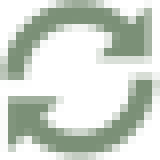
#> input picture share/qt/img/sync.png, 20 x 20 px (shown 8 times larger)
$ python make_spinner.py   (older library calls are emulated)
#> lines starting #> are read from the running program, lines starting #| are printed output that depends on the picture
#!/usr/bin/env python
# W.J. van der Laan, 2011
# Make spinning animation from a .png
# Requires imagemagick 6.7+
from __future__ import division
from os import path
from PIL import Image
from subprocess import Popen

SRC='img/sync.png'
TMPDIR='img/'
TMPNAME='spinner-%03i.png'
NUMFRAMES=35
FRAMERATE=10.0
CONVERT='convert'
CLOCKWISE=True
DSIZE=(16,16)

im_src = Image.open(SRC)
#> im_src is the input picture: PIL image 20x20 RGBA; mean R, G, B, A 130.9, 150.7, 127.2, 96.4

if CLOCKWISE:
    im_src = im_src.transpose(Image.FLIP_LEFT_RIGHT)
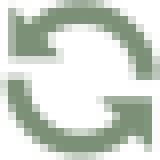
#> im_src: PIL image 20x20 RGBA (shown 8 times larger); mean R, G, B, A 130.9, 150.7, 127.2, 96.4; transparent parts drawn white

def frame_to_filename(frame):
    return path.join(TMPDIR, TMPNAME % frame)

frame_files = []
for frame in range(NUMFRAMES):
    rotation = (frame + 0.5) / NUMFRAMES * 360.0
    if CLOCKWISE:
        rotation = -rotation
    im_new = im_src.rotate(rotation, Image.BICUBIC)
    im_new.thumbnail(DSIZE, Image.ANTIALIAS)
    outfile = frame_to_filename(frame)
    im_new.save(outfile, 'png')
    frame_files.append(outfile)
#> this loop made 35 passes
#> pass 1, `im_new = im_src.rotate(rotation, Image.BICUBIC)`:
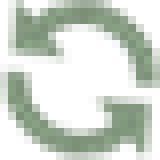
#> im_new: PIL image 20x20 RGBA (shown 8 times larger); mean R, G, B, A 74.3, 87.9, 71.5, 96.4; transparent parts drawn white
#> pass 1, `im_new.save(outfile, 'png')`:
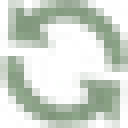
#> saved as spinner-000.png: PIL image 16x16 RGBA (shown 8 times larger); mean R, G, B, A 95.1, 111.8, 92.3, 96.2; transparent parts drawn white
#> pass 2, `im_new = im_src.rotate(rotation, Image.BICUBIC)`:
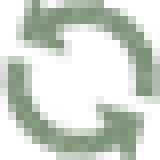
#> im_new: PIL image 20x20 RGBA (shown 8 times larger); mean R, G, B, A 71.8, 85.4, 69.1, 95.1; transparent parts drawn white
#> pass 2, `im_new.save(outfile, 'png')`:
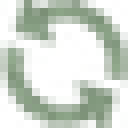
#> saved as spinner-001.png: PIL image 16x16 RGBA (shown 8 times larger); mean R, G, B, A 95.4, 112.4, 89.8, 95; transparent parts drawn white
#> after the loop:
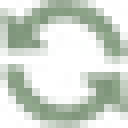
#> im_new: PIL image 16x16 RGBA (shown 8 times larger); mean R, G, B, A 93.8, 112, 91.4, 96.6; transparent parts drawn white
#> after the loop, frame_files = 35 items, first 6: 'img/spinner-000.png', 'img/spinner-001.png', 'img/spinner-002.png', 'img/spinner-003.png', 'img/spinner-004.png', 'img/spinner-005.png'

$ run again, with share/qt/img/spinner-000.png copied over share/qt/img/sync.png
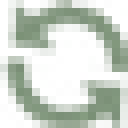
#> input picture share/qt/img/spinner-000.png, 16 x 16 px (shown 8 times larger)
#> im_src is the input picture: PIL image 16x16 RGBA; mean R, G, B, A 95.8, 111.7, 93.3, 95.5
#> `im_src = im_src.transpose(Image.FLIP_LEFT_RIGHT)`:
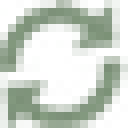
#> im_src: PIL image 16x16 RGBA (shown 8 times larger); mean R, G, B, A 95.8, 111.7, 93.3, 95.5; transparent parts drawn white
#> after the loop `for frame in range(NUMFRAMES):`:
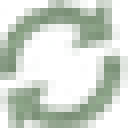
#> im_new: PIL image 16x16 RGBA (shown 8 times larger); mean R, G, B, A 79.8, 95.5, 77.1, 95.2; transparent parts drawn white
#> after the loop `for frame in range(NUMFRAMES):`: frame_files = 35 items, first 6: 'img/spinner-000.png', 'img/spinner-001.png', 'img/spinner-002.png', 'img/spinner-003.png', 'img/spinner-004.png', 'img/spinner-005.png'
